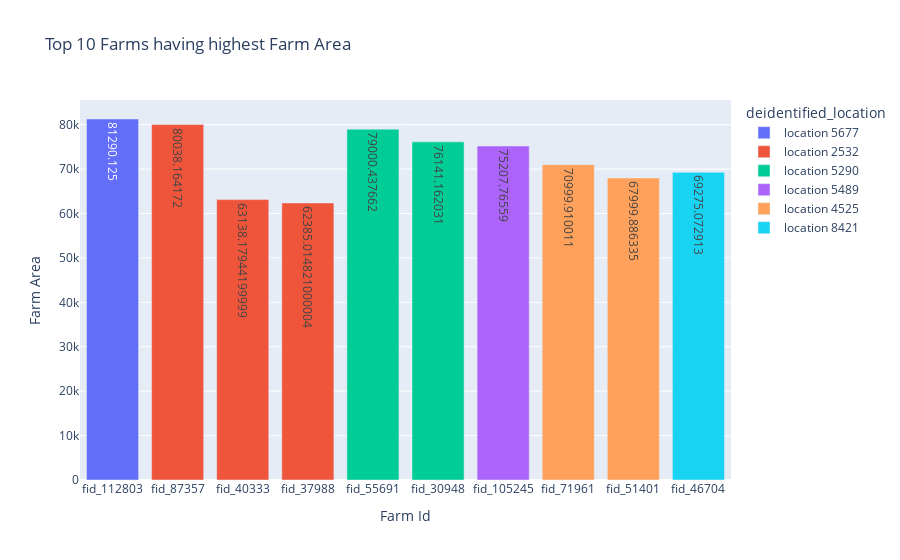

Notebook code cell kept with this figure:
### Markdown cell above
<div class="alert alert-info">
<h4><strong><i>From the above figure, we can say that Location 5290 has the highest number of Farms present and Location 868 has the lowest number of farms present</i></strong></h4>
</div>

### Code cell
tmp = farm_data.groupby(['farm_id','deidentified_location']).\
agg({'farm_area':'mean'}).reset_index().sort_values('farm_area', ascending=False)[:10]

fig = px.bar(tmp, y="farm_area", x="farm_id", text='farm_area', color='deidentified_location', title="Top 10 Farms having highest Farm Area")

fig.update_yaxes(title='Farm Area')

fig.update_xaxes(title='Farm Id')

fig.show()

### Figure 1 — Plotly figure (JSON) as saved in the notebook; plotly's stock layout.template omitted (floating-point values rounded to 4 significant figures)
{"data": [{"alignmentgroup": "True", "hovertemplate": "deidentified_location=location 5677<br>farm_id=%{x}<br>farm_area=%{text}<extra></extra>", "legendgroup": "location 5677", "marker": {"color": "#636efa"}, "name": "location 5677", "offsetgroup": "location 5677", "orientation": "v", "showlegend": true, "text": [81290.0], "textposition": "auto", "type": "bar", "x": ["fid_112803"], "xaxis": "x", "y": [81290.0], "yaxis": "y"}, {"alignmentgroup": "True", "hovertemplate": "deidentified_location=location 2532<br>farm_id=%{x}<br>farm_area=%{text}<extra></extra>", "legendgroup": "location 2532", "marker": {"color": "#EF553B"}, "name": "location 2532", "offsetgroup": "location 2532", "orientation": "v", "showlegend": true, "text": [80040.0, 63140.0, 62390.0], "textposition": "auto", "type": "bar", "x": ["fid_87357", "fid_40333", "fid_37988"], "xaxis": "x", "y": [80040.0, 63140.0, 62390.0], "yaxis": "y"}, {"alignmentgroup": "True", "hovertemplate": "deidentified_location=location 5290<br>farm_id=%{x}<br>farm_area=%{text}<extra></extra>", "legendgroup": "location 5290", "marker": {"color": "#00cc96"}, "name": "location 5290", "offsetgroup": "location 5290", "orientation": "v", "showlegend": true, "text": [79000.0, 76140.0], "textposition": "auto", "type": "bar", "x": ["fid_55691", "fid_30948"], "xaxis": "x", "y": [79000.0, 76140.0], "yaxis": "y"}, {"alignmentgroup": "True", "hovertemplate": "deidentified_location=location 5489<br>farm_id=%{x}<br>farm_area=%{text}<extra></extra>", "legendgroup": "location 5489", "marker": {"color": "#ab63fa"}, "name": "location 5489", "offsetgroup": "location 5489", "orientation": "v", "showlegend": true, "text": [75210.0], "textposition": "auto", "type": "bar", "x": ["fid_105245"], "xaxis": "x", "y": [75210.0], "yaxis": "y"}, {"alignmentgroup": "True", "hovertemplate": "deidentified_location=location 4525<br>farm_id=%{x}<br>farm_area=%{text}<extra></extra>", "legendgroup": "location 4525", "marker": {"color": "#FFA15A"}, "name": "location 4525", "offsetgroup": "location 4525", "orientation": "v", "showlegend": true, "text": [71000.0, 68000.0], "textposition": "auto", "type": "bar", "x": ["fid_71961", "fid_51401"], "xaxis": "x", "y": [71000.0, 68000.0], "yaxis": "y"}, {"alignmentgroup": "True", "hovertemplate": "deidentified_location=location 8421<br>farm_id=%{x}<br>farm_area=%{text}<extra></extra>", "legendgroup": "location 8421", "marker": {"color": "#19d3f3"}, "name": "location 8421", "offsetgroup": "location 8421", "orientation": "v", "showlegend": true, "text": [69280.0], "textposition": "auto", "type": "bar", "x": ["fid_46704"], "xaxis": "x", "y": [69280.0], "yaxis": "y"}], "layout": {"barmode": "relative", "legend": {"title": {"text": "deidentified_location"}, "tracegroupgap": 0}, "title": {"text": "Top 10 Farms having highest Farm Area"}, "xaxis": {"anchor": "y", "domain": [0, 1], "title": {"text": "Farm Id"}}, "yaxis": {"anchor": "x", "domain": [0, 1], "title": {"text": "Farm Area"}}}}
